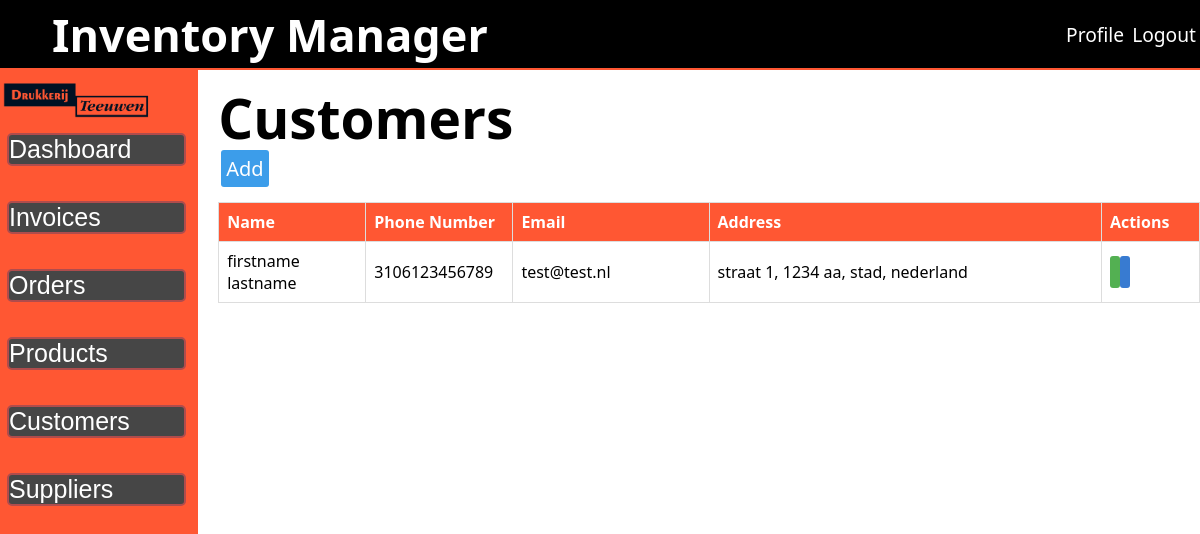
Page /public/customers.php (signed in) on the committed database.
### tables this page shows
CREATE TABLE `customers` (
  `id` int(11) NOT NULL,
  `first_name` varchar(90) NOT NULL,
  `last_name` varchar(90) NOT NULL,
  `company_name` varchar(60) NOT NULL,
  `number` varchar(15) NOT NULL,
  `email` varchar(200) NOT NULL,
  `street` varchar(90) NOT NULL,
  `postcode` varchar(8) NOT NULL,
  `city` varchar(90) NOT NULL,
  `country` varchar(60) NOT NULL
);

### public/customers.php (the view, shortened to what this page needs)
<?php
require_once '../src/inc/session_check.php';
$sql = "SELECT * FROM `customers`  \n" . "ORDER BY `customers`.`last_name` ASC;";
$result = $con->query($sql);
?>
<h1>Customers</h1>
<a class="new-data" href="insertCustomers.php">Add</a>
<div class="table-container">
    <table aria-describedby="">
        <thead>
            <tr>
                <th>Name</th>
                <th>Phone Number</th>
                <th>Email</th>
                <th>Address</th>
                <th>Actions</th>
            </tr>
</thead>
        <?php while ($rows = $result->fetch_assoc()) { ?>
            <tbody>
                <tr>
                    <td id="cust-name">
                        <?php echo $rows['first_name'] . ' ' . $rows['last_name']; ?>
                    </td>
                    <td id="cust-num">
                        <?php echo $rows['number']; ?>
                    </td>
                    <td id="cust-mail">
                        <?php echo $rows['email']; ?>
                    </td>
                    <td id="cust-addr">
                        <?php echo $rows['street'] . ', ' .
                            $rows['postcode'] . ', ' .
                            $rows['city'] . ', ' .
                            $rows['country']; ?>
                    </td>
                    <td id="cust-act">
                        <a class="edit-data" href="editcustomers.php?id=<?php echo $rows['id']; ?>">
                        </a>
                        <a class="view-data" href="view-customer.php?id=<?php echo $rows['id']; ?>">
                        </a>
                    </td>
                </tr>
            </tbody>
        <?php } ?>
    </table>
</div>

### assets/CSS/main.css (style rules this page uses)
* { box-sizing: border-box; font-family: system-ui, -apple-system, BlinkMacSystemFont, 'Segoe UI', Roboto, Oxygen, Ubuntu, Cantarell, 'Open Sans', 'Helvetica Neue', sans-serif; margin: 0px; padding: 0px; }
html { height: 100%; }
a { text-decoration: none; }
.main-content h1 { font-size: 55px; }
.table-container { margin-top: 20px; overflow: auto; height: 77vh; }
.table-container thead th { position: sticky; top: 0; }
.table-container table { border-collapse: collapse; border-spacing: 0; border: 1px solid #ddd; width: 100%; }
table { border-collapse: collapse; border-spacing: 0; }
.table-container th, .table-container td { padding: 8px; border: 1px solid #ddd; }
.table-container table td:first-child { max-width: 150px; }
.table-container table td:last-child { word-break: break-all; }
.table-container table th { padding: 12 0px; text-align: left; background: #FF5733; color: white; }
.dashboard-table-container table th, table td { padding: 8px; }
#cust-name { width: 15%; }
#cust-num { width: 15%; }
#cust-mail { width: 20%; }
#cust-addr { width: 40%; }
#cust-act { width: 10%; }
.order-form-content table th, table td { border-bottom: 1px solid black; }
.new-data { margin: 3px; padding: 5px; font-size: 20px; border-radius: 3px; background: #3c9dea; color: white; }
.edit-data { padding: 5px; border-radius: 3px; background: #53b052; color: white; }
.view-data { padding: 5px; border-radius: 3px; background: #387bd1; color: white; }

### rows in the picture
customers: first_name "firstname", last_name "lastname", number "3106123456789", email "test@test.nl", street "straat 1", postcode "1234 aa", city "stad", country "nederland"
